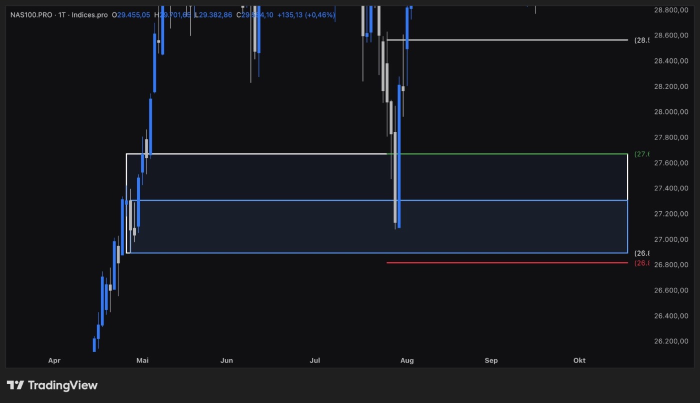
#> input picture bilder/mu6sia1s3qam1d_1.jpg, 1400 x 805 px (shown at 1/2 size)
$ python xax.py ../../../bilder/mu6sia1s3qam1d_1.jpg
#> lines starting #> are read from the running program, lines starting #| are printed output that depends on the picture; after the words box and inside, x2 and y2 are one past the last pixel; in counts of white or black regions, pixels touching at a corner belong together
import re,datetime,numpy as np,pytesseract
from PIL import Image,ImageOps
MON=['jan','feb','mrz','apr','mai','jun','jul','aug','sep','okt','nov','dez']
def _tok(crop,scale,psm,thr):
    g=ImageOps.invert(crop.convert('L'))
    if thr: g=g.point(lambda v:0 if v<thr else 255)
    big=g.resize((g.width*scale,g.height*scale),Image.LANCZOS)
    d=pytesseract.image_to_data(big,config=f'--psm {psm} -c tessedit_char_whitelist=0123456789JanFebMrzAprMaiJunulAugSepOktNovDez',output_type=pytesseract.Output.DICT)
    return [(t.strip(),(x+w/2)/scale) for t,x,w in zip(d['text'],d['left'],d['width']) if t.strip()]
# [7 lines left out: function lev, not called in this run]
def labels(img):
    W,H=img.size; crop=img.crop((0,H-105,W-80,H-45)); toks=[]
    for scale,psm,thr in ((3,11,150),(3,6,0),(4,11,130)): toks+=_tok(crop,scale,psm,thr)
    out=[]
    for t,x in toks:
        if re.fullmatch(r'20\d\d',t): out.append((x,'y',int(t)))
        else:
            tl=t.lower()
            if 3<=len(tl)<=4:
                best=min(range(12),key=lambda i:lev(tl[:3],MON[i]))
                if lev(tl[:3],MON[best])==0: out.append((x,'m',best+1))
    out.sort(); res=[]
    for x,k,v in out:
        if res and abs(res[-1][0]-x)<25 and res[-1][1]==k and res[-1][2]==v: continue
        res.append((x,k,v))
    return res
# [47 lines left out: function timemap, not called in this run]
if __name__=='__main__':
    import sys
    im=Image.open(sys.argv[1]); l=labels(im); print(l); tm=timemap(l); print(tm)
#> further down, im is the input picture: PIL image 1400x805 RGB; mean R, G, B 22.3, 23.7, 28.4
#> in labels, `crop = img.crop((0, H - 105, W - 80, H - 45))`:
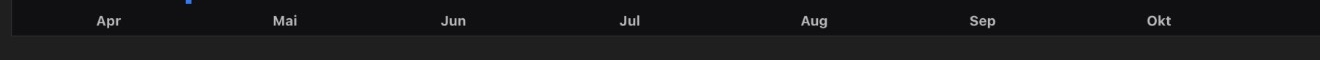
#> crop: PIL image 1320x60 RGB; mean R, G, B 24, 24, 25.2
#> the loop in labels, `for scale,psm,thr in ((3,11,150),(3,6,0),(4,11,130)): toks+=_tok(crop,..` made 1 pass
#> pass 1, in _tok, `g=ImageOps.invert(crop.convert('L'))`:
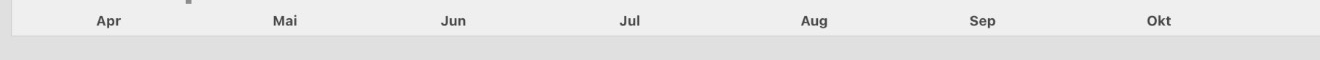
#> g: PIL image 1320x60 L; min 63, max 248, mean 231
#> pass 1, in _tok, `if thr: g=g.point(lambda v:0 if v<thr else 255)`:
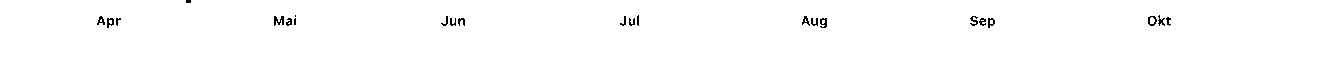
#> g: PIL image 1320x60 L; 99.1% white; black in thin lines or dots, all inside (x1, y1, x2, y2) = (97, 0, 1171, 28)
#> after the loop in labels, `for scale,psm,thr in ((3,11,150),(3,6,0),(4,11,130)): toks+=_tok(crop,..`: toks = []
#> (the run stopped early here; a loop or call above may not have finished)

$ run again, on bilder/mu6tvozslxn8a4_0.jpg
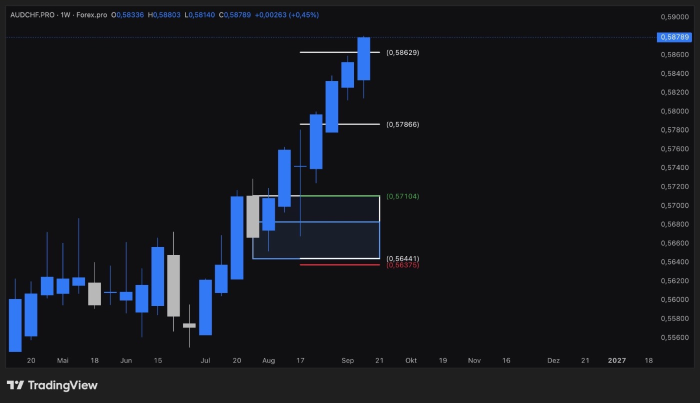
#> input picture bilder/mu6tvozslxn8a4_0.jpg, 1400 x 805 px (shown at 1/2 size)
#> im is the input picture: PIL image 1400x805 RGB; mean R, G, B 21.8, 24.2, 30.4
#> in labels, `crop = img.crop((0, H - 105, W - 80, H - 45))`:
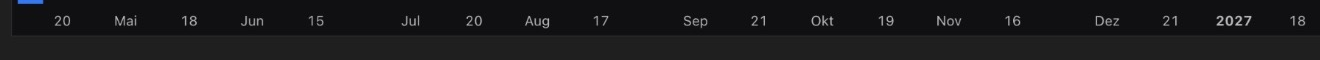
#> crop: PIL image 1320x60 RGB; mean R, G, B 24.8, 24.9, 26.2
#> the loop in labels, `for scale,psm,thr in ((3,11,150),(3,6,0),(4,11,130)): toks+=_tok(crop,..` made 1 pass
#> pass 1, in _tok, `if thr: g=g.point(lambda v:0 if v<thr else 255)`:
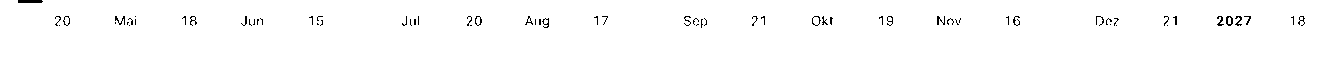
#> g: PIL image 1320x60 L; 98.7% white; black in thin lines or dots, all inside (x1, y1, x2, y2) = (18, 0, 1305, 28)
#> after the loop in labels, `for scale,psm,thr in ((3,11,150),(3,6,0),(4,11,130)): toks+=_tok(crop,..`: toks = []

$ run again, on bilder/mu6u1iuwz8q6s1_0.jpg
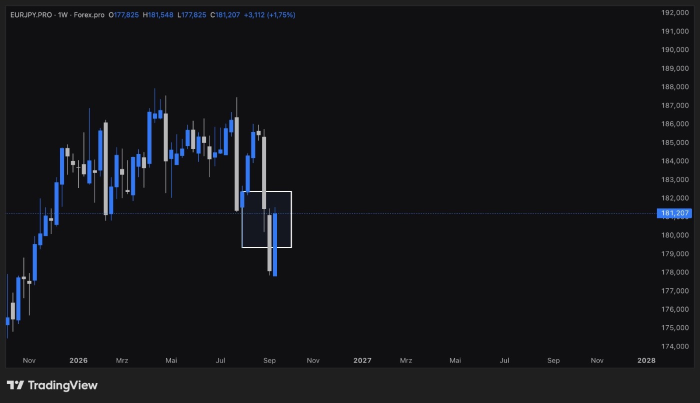
#> input picture bilder/mu6u1iuwz8q6s1_0.jpg, 1400 x 805 px (shown at 1/2 size)
#> im is the input picture: PIL image 1400x805 RGB; mean R, G, B 20.8, 21.7, 25.2
#> in labels, `crop = img.crop((0, H - 105, W - 80, H - 45))`:
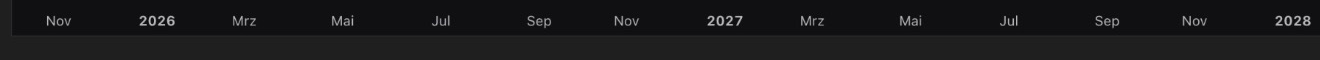
#> crop: PIL image 1320x60 RGB; mean R, G, B 24.9, 24.9, 26.1
#> the loop in labels, `for scale,psm,thr in ((3,11,150),(3,6,0),(4,11,130)): toks+=_tok(crop,..` made 1 pass
#> pass 1, in _tok, `if thr: g=g.point(lambda v:0 if v<thr else 255)`:
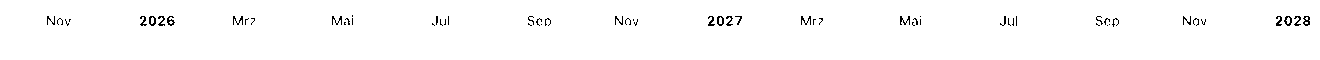
#> g: PIL image 1320x60 L; 98.6% white; black in thin lines or dots, all inside (x1, y1, x2, y2) = (47, 15, 1310, 27)
#> after the loop in labels, `for scale,psm,thr in ((3,11,150),(3,6,0),(4,11,130)): toks+=_tok(crop,..`: toks = []

$ run again, on bilder/mu6uj7qjb7nftl_1.jpg
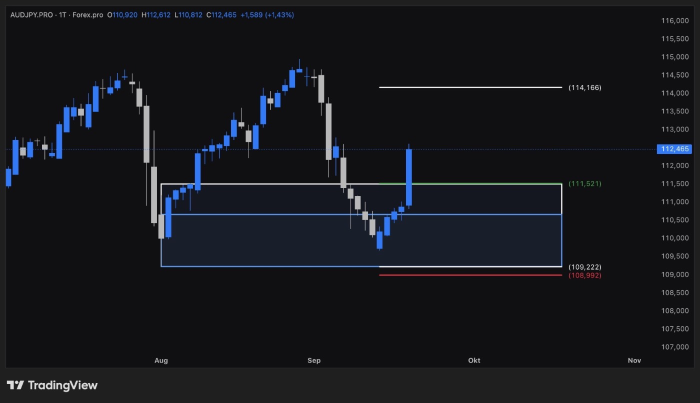
#> input picture bilder/mu6uj7qjb7nftl_1.jpg, 1400 x 805 px (shown at 1/2 size)
#> im is the input picture: PIL image 1400x805 RGB; mean R, G, B 22.6, 24.1, 28.9
#> in labels, `crop = img.crop((0, H - 105, W - 80, H - 45))`:
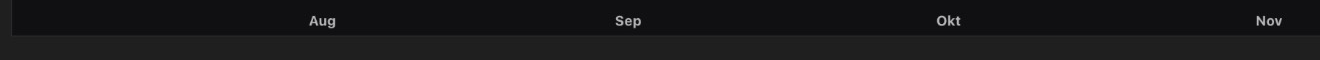
#> crop: PIL image 1320x60 RGB; mean R, G, B 23.4, 23.4, 24.6
#> the loop in labels, `for scale,psm,thr in ((3,11,150),(3,6,0),(4,11,130)): toks+=_tok(crop,..` made 1 pass
#> pass 1, in _tok, `if thr: g=g.point(lambda v:0 if v<thr else 255)`:
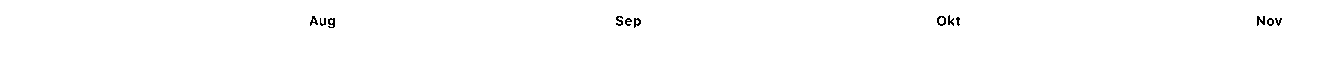
#> g: PIL image 1320x60 L; 99.4% white; black in thin lines or dots, all inside (x1, y1, x2, y2) = (310, 15, 1282, 28)
#> after the loop in labels, `for scale,psm,thr in ((3,11,150),(3,6,0),(4,11,130)): toks+=_tok(crop,..`: toks = []
